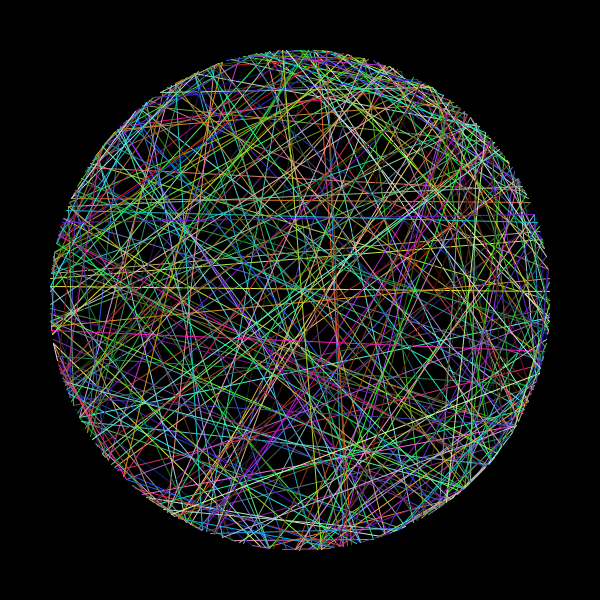
Frame 1 (no input)
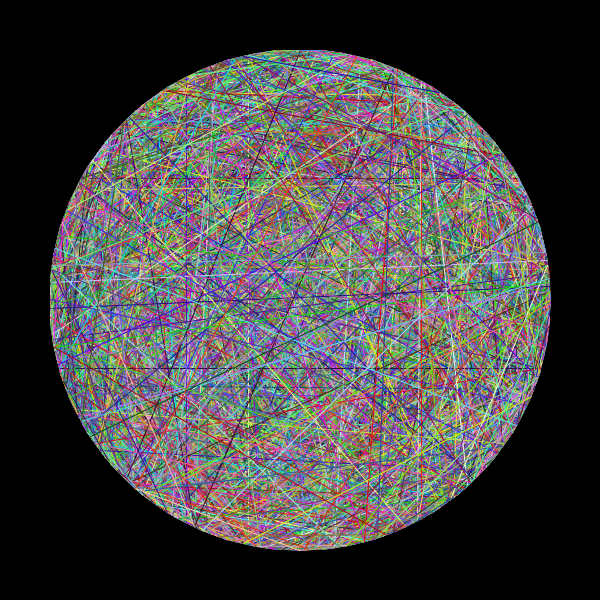
Frame 60 (the mouse pressed at the canvas centre just before this capture)
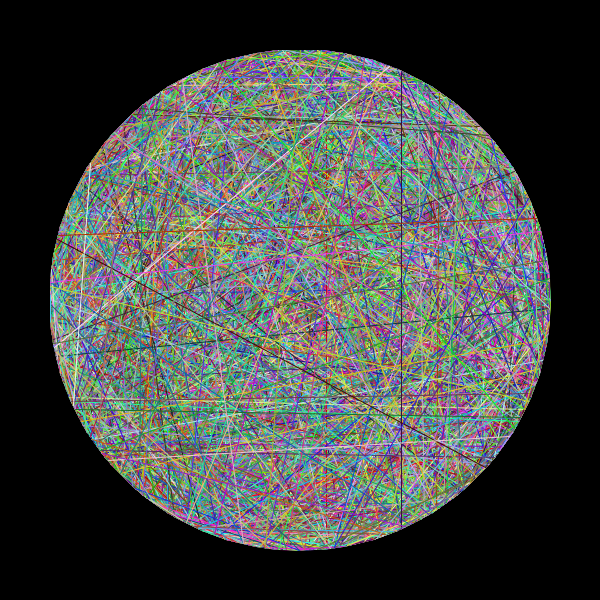
Frame 120 (the mouse held since frame 60 and released just before this capture)

The Processing sketch that drew these frames (run headless with seeded random() and noise(); from frame 60 on, the mouse is pressed at the canvas centre):

// Processing sketch: processing_68154
// ── processing_68154.pde

int radius = 250;  

/*Create the arrays for x position and y position of points around our circle */
float [] xPos = new float [360];  
float [] yPos = new float [360];


void setup() {       
  size(600, 600);      
  smooth();          
  background(0);    


  /*Fill the arrays with coordinates around circle using cosine and sine */
  for (int i = 0; i < 360; i++) {
    int deg = i * 1;
    float angle = radians(deg);
    xPos[i] = cos(angle) * radius;
    yPos[i] = sin(angle) * radius;
  }
}

void draw() {     
  translate(width/2, height/2); // Move origin to middle of canvas. 

  for (int i = 0; i < 360; i++) {
    stroke(random(255), random(255), random(255));  //randomize color of lines
    int random1= (int)random(359); //choose random coordinates for point A
    int random2= (int)random(359); //choose random coordinates for point B

    line(xPos[random1], yPos[random1], xPos[random2], yPos[random2]); //draw line from point A to point B
  }
}
